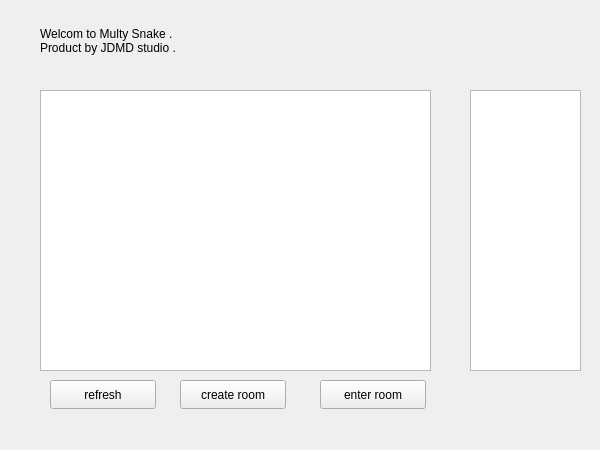
<?xml version="1.0" encoding="UTF-8"?>
<ui version="4.0">
 <class>JHallWidget</class>
 <widget class="QWidget" name="JHallWidget">
  <property name="geometry">
   <rect>
    <x>0</x>
    <y>0</y>
    <width>600</width>
    <height>450</height>
   </rect>
  </property>
  <property name="windowTitle">
   <string>Form</string>
  </property>
  <widget class="QLabel" name="label">
   <property name="geometry">
    <rect>
     <x>40</x>
     <y>20</y>
     <width>301</width>
     <height>41</height>
    </rect>
   </property>
   <property name="text">
    <string>Welcom to Multy Snake .
Product by JDMD studio .</string>
   </property>
  </widget>
  <widget class="QListView" name="listView_room">
   <property name="geometry">
    <rect>
     <x>40</x>
     <y>90</y>
     <width>391</width>
     <height>281</height>
    </rect>
   </property>
  </widget>
  <widget class="QPushButton" name="btn_refresh">
   <property name="geometry">
    <rect>
     <x>50</x>
     <y>380</y>
     <width>106</width>
     <height>29</height>
    </rect>
   </property>
   <property name="text">
    <string>refresh</string>
   </property>
  </widget>
  <widget class="QPushButton" name="btn_create">
   <property name="geometry">
    <rect>
     <x>180</x>
     <y>380</y>
     <width>106</width>
     <height>29</height>
    </rect>
   </property>
   <property name="text">
    <string>create room</string>
   </property>
  </widget>
  <widget class="QListView" name="listView_player">
   <property name="geometry">
    <rect>
     <x>470</x>
     <y>90</y>
     <width>111</width>
     <height>281</height>
    </rect>
   </property>
  </widget>
  <widget class="QPushButton" name="btn_enter">
   <property name="geometry">
    <rect>
     <x>320</x>
     <y>380</y>
     <width>106</width>
     <height>29</height>
    </rect>
   </property>
   <property name="text">
    <string>enter room</string>
   </property>
  </widget>
 </widget>
 <resources/>
 <connections/>
</ui>
